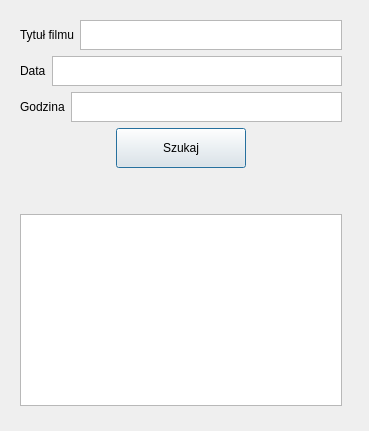
<?xml version="1.0" encoding="UTF-8"?>
<ui version="4.0">
 <class>szukaj_seans</class>
 <widget class="QDialog" name="szukaj_seans">
  <property name="geometry">
   <rect>
    <x>0</x>
    <y>0</y>
    <width>369</width>
    <height>431</height>
   </rect>
  </property>
  <property name="windowTitle">
   <string>Dialog</string>
  </property>
  <widget class="QWidget" name="layoutWidget">
   <property name="geometry">
    <rect>
     <x>20</x>
     <y>20</y>
     <width>322</width>
     <height>386</height>
    </rect>
   </property>
   <layout class="QVBoxLayout" name="verticalLayout">
    <item>
     <layout class="QHBoxLayout" name="horizontalLayout">
      <item>
       <widget class="QLabel" name="l1">
        <property name="text">
         <string>Tytuł filmu</string>
        </property>
       </widget>
      </item>
      <item>
       <widget class="QPlainTextEdit" name="txtTytul">
        <property name="maximumSize">
         <size>
          <width>16777215</width>
          <height>30</height>
         </size>
        </property>
       </widget>
      </item>
     </layout>
    </item>
    <item>
     <layout class="QHBoxLayout" name="horizontalLayout_4">
      <item>
       <widget class="QLabel" name="l2">
        <property name="text">
         <string>Data</string>
        </property>
       </widget>
      </item>
      <item>
       <widget class="QPlainTextEdit" name="txtData">
        <property name="maximumSize">
         <size>
          <width>16777215</width>
          <height>30</height>
         </size>
        </property>
       </widget>
      </item>
     </layout>
    </item>
    <item>
     <layout class="QHBoxLayout" name="horizontalLayout_5">
      <item>
       <widget class="QLabel" name="l3">
        <property name="text">
         <string>Godzina</string>
        </property>
       </widget>
      </item>
      <item>
       <widget class="QPlainTextEdit" name="txtGodzina">
        <property name="maximumSize">
         <size>
          <width>16777215</width>
          <height>30</height>
         </size>
        </property>
       </widget>
      </item>
     </layout>
    </item>
    <item>
     <layout class="QHBoxLayout" name="horizontalLayout_6">
      <item>
       <spacer name="horizontalSpacer">
        <property name="orientation">
         <enum>Qt::Orientation::Horizontal</enum>
        </property>
        <property name="sizeHint" stdset="0">
         <size>
          <width>40</width>
          <height>20</height>
         </size>
        </property>
       </spacer>
      </item>
      <item>
       <widget class="QPushButton" name="bSzukaj">
        <property name="minimumSize">
         <size>
          <width>130</width>
          <height>40</height>
         </size>
        </property>
        <property name="text">
         <string>Szukaj</string>
        </property>
       </widget>
      </item>
      <item>
       <spacer name="horizontalSpacer_2">
        <property name="orientation">
         <enum>Qt::Orientation::Horizontal</enum>
        </property>
        <property name="sizeHint" stdset="0">
         <size>
          <width>40</width>
          <height>20</height>
         </size>
        </property>
       </spacer>
      </item>
     </layout>
    </item>
    <item>
     <spacer name="verticalSpacer">
      <property name="orientation">
       <enum>Qt::Orientation::Vertical</enum>
      </property>
      <property name="sizeHint" stdset="0">
       <size>
        <width>20</width>
        <height>30</height>
       </size>
      </property>
     </spacer>
    </item>
    <item>
     <widget class="QListWidget" name="lSeanse"/>
    </item>
   </layout>
  </widget>
 </widget>
 <resources/>
 <connections/>
</ui>
